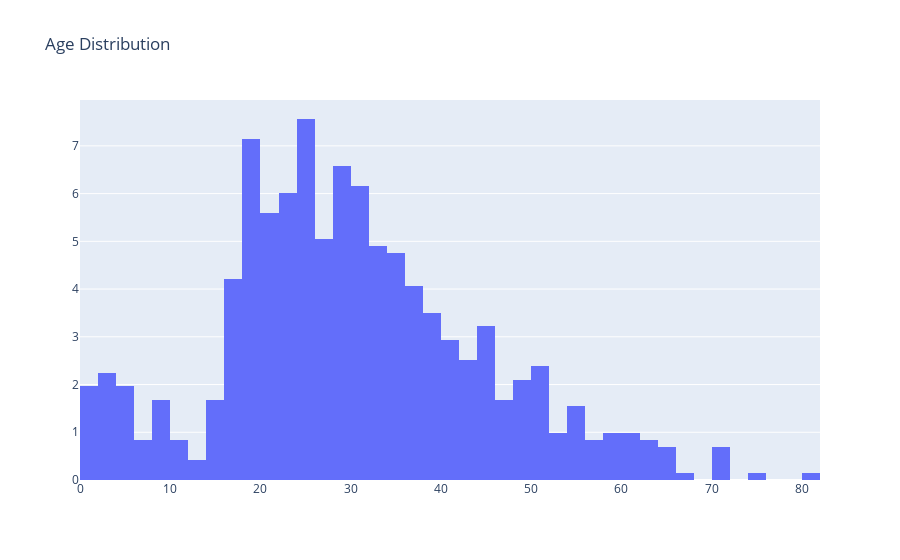

Notebook code for this chart:
### Markdown cell above
**histogram**

### Code cell
trace = go.Histogram(x=train['Age'],nbinsx=40,histnorm='percent') # defining data
data = [trace]
layout = go.Layout(title="Age Distribution")                
fig = go.Figure(data = data,layout = layout)                   # defining figure and plotting
iplot(fig)

### Figure 1 — Plotly figure (JSON) as saved in the notebook; plotly's stock layout.template omitted (floating-point values rounded to 4 significant figures; data arrays with more than 128 entries replaced by an {"elided": "..."} marker saying what was removed)
{"data": [{"histnorm": "percent", "nbinsx": 40, "type": "histogram", "x": {"elided": "891 float values"}}], "layout": {"title": {"text": "Age Distribution"}}}
